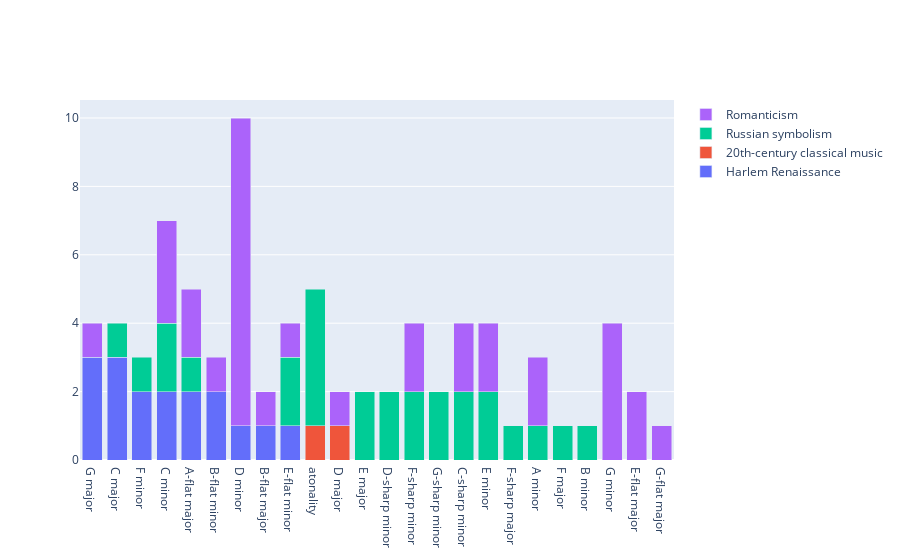

Notebook cell for this chart:
### Code cell
plotly()

### Figure 1 — Plotly figure (JSON) as saved in the notebook; plotly's stock layout.template omitted (floating-point values rounded to 4 significant figures)
{"data": [{"name": "Harlem Renaissance", "type": "bar", "x": ["G major", "C major", "F minor", "C minor", "A-flat major", "B-flat minor", "D minor", "B-flat major", "E-flat minor"], "y": [3, 3, 2, 2, 2, 2, 1, 1, 1]}, {"name": "20th-century classical music", "type": "bar", "x": ["atonality", "D major"], "y": [1, 1]}, {"name": "Russian symbolism", "type": "bar", "x": ["atonality", "E major", "C minor", "D-sharp minor", "F-sharp minor", "G-sharp minor", "C-sharp minor", "E minor", "E-flat minor", "F minor", "F-sharp major", "A-flat major", "A minor", "C major", "F major", "B minor"], "y": [4, 2, 2, 2, 2, 2, 2, 2, 2, 1, 1, 1, 1, 1, 1, 1]}, {"name": "Romanticism", "type": "bar", "x": ["D minor", "G minor", "C minor", "E-flat major", "A-flat major", "F-sharp minor", "E minor", "A minor", "C-sharp minor", "B-flat major", "D major", "E-flat minor", "G-flat major", "G major", "B-flat minor"], "y": [9, 4, 3, 2, 2, 2, 2, 2, 2, 1, 1, 1, 1, 1, 1]}], "layout": {"barmode": "stack"}}
